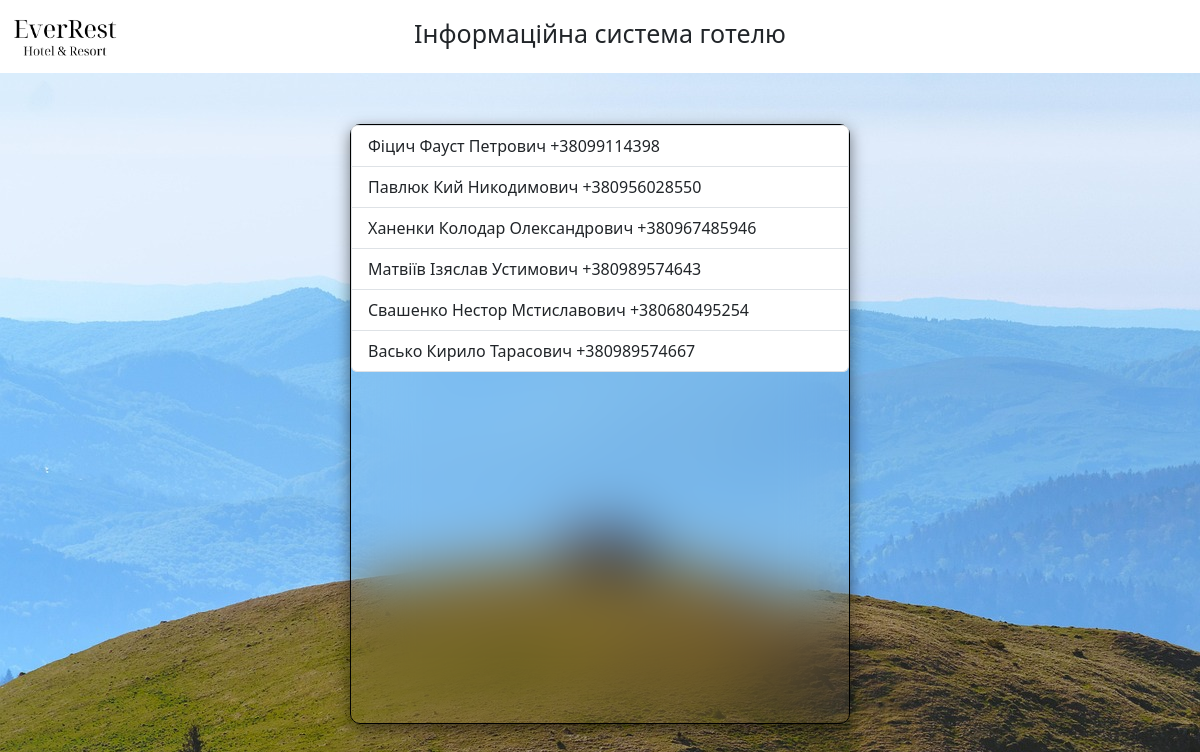
Page /clients/ (signed in) on the earlier database version.
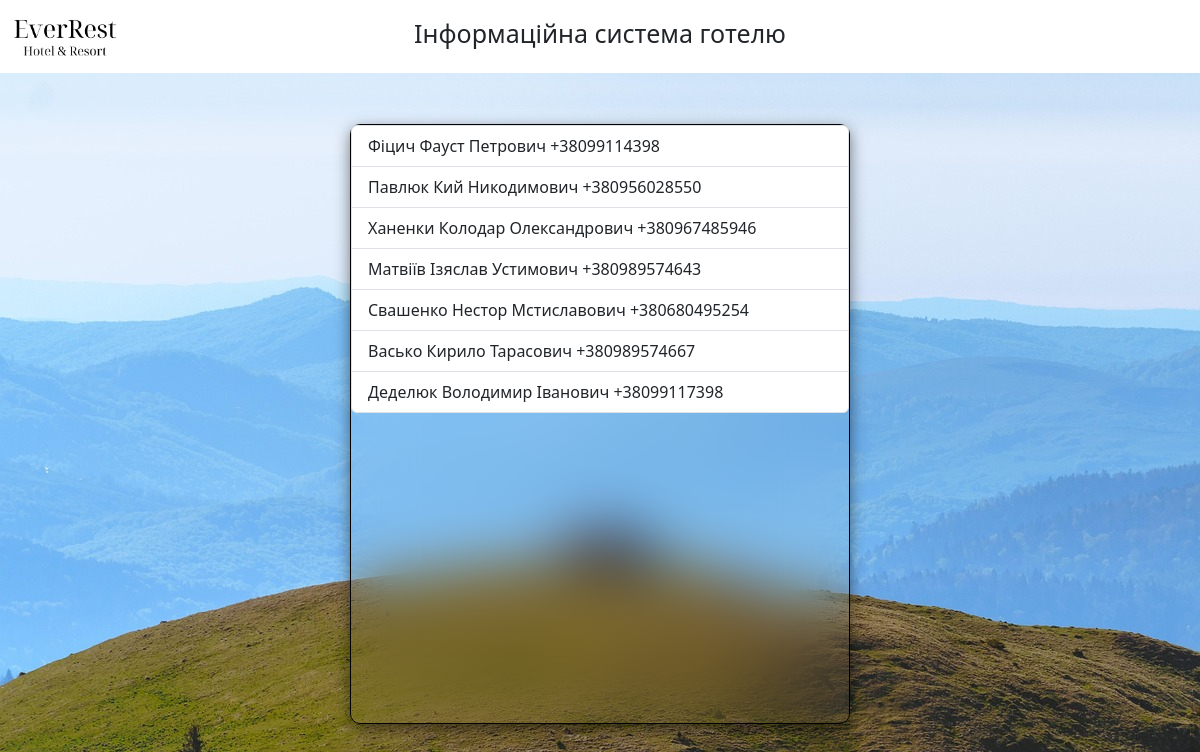
Same page on the later database version.
### main/models.py (models this page shows, shortened)
class Client(models.Model):
    name = models.CharField('Імя', max_length=20)
    surname = models.CharField('Прізвище', max_length=20)
    second_name = models.CharField('По Батькові', max_length=20, blank=True, null=True)
    phone_number = models.CharField('Номер телефону', max_length=13, unique=True)

### main/views.py (the view)
# urls.py: path('clients/', views.clients, name="clients"),
@login_required
def clients(request):
    clients = Client.objects.all()
    return render(request, 'clients.html', {'clients': clients})

### main/templates/clients.html (shortened to what this page needs)
{% extends 'layout.html' %}
{% block content %}
<div class="block1">
    <ul class="list-group">
    {% for el in clients %}
         <li class="list-group-item">{{ el.surname }} {{ el.name }} {{ el.second_name }} {{ el.phone_number }} {{ el.room_id}}</li>
    {% endfor %}
    </ul>
</div>
{% endblock %}

Differences in the rows shown:
added Client: surname "Деделюк", name "Володимир", second_name "Іванович", phone_number "+38099117398"
